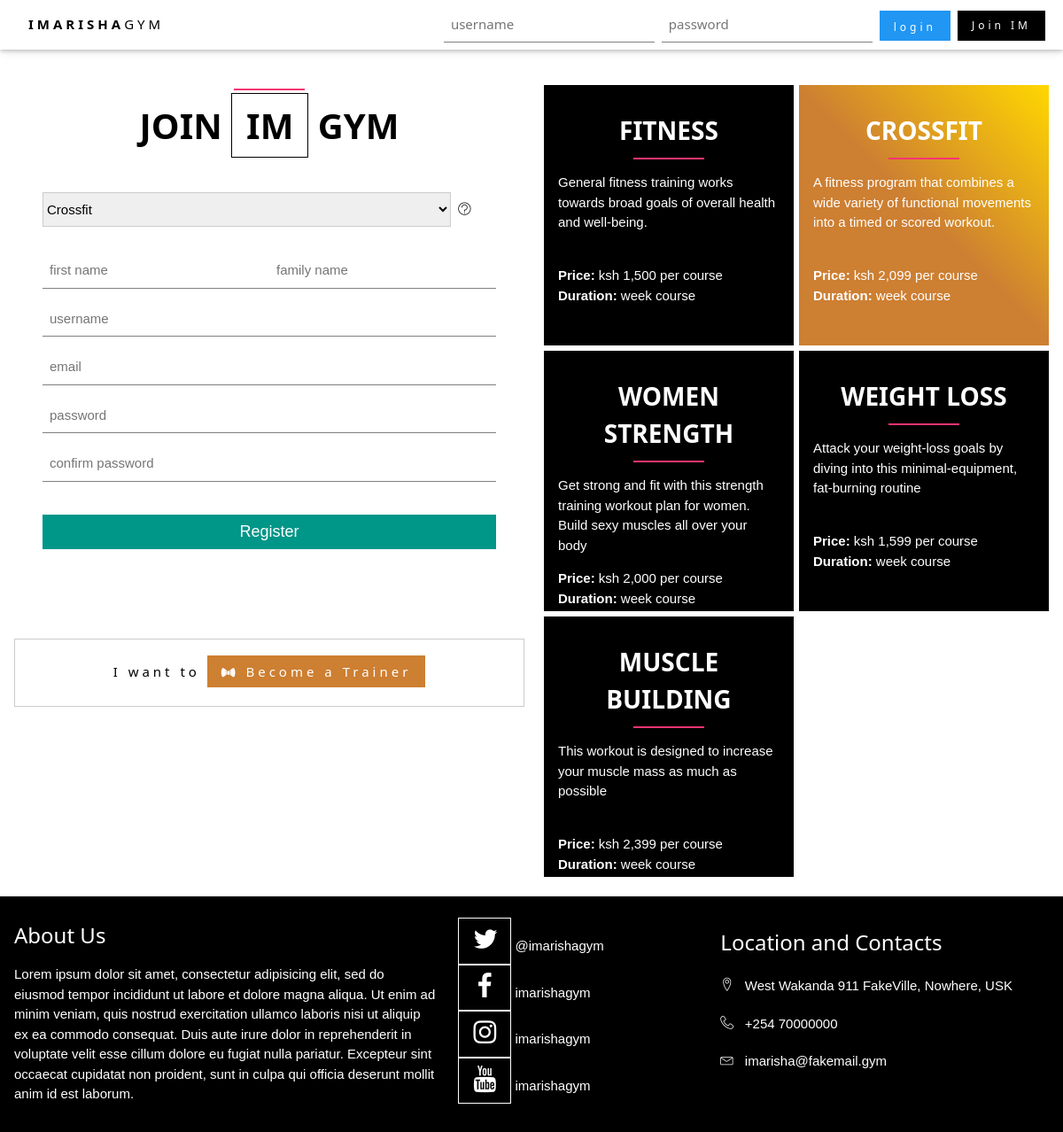
The page /member-signup.php?prog_id=5 on the database its author committed.
### tables this page shows
CREATE TABLE `programs` (
  `prog_id` int(11) NOT NULL,
  `prog_title` varchar(255) NOT NULL,
  `prog_price` int(11) NOT NULL,
  `prog_descr` text NOT NULL,
  `recommended_routine` text NOT NULL,
  `prog_pic` varchar(255) NOT NULL DEFAULT 'default_program.jpg'
);

### member-signup.php (called while the page is built, shortened)
<?php require 'includes/controllers/controller-member-signup.php'; ?>
<?php require 'includes/views/head.php'; ?>
<?php require 'includes/views/persistent-navbar-guest.php'; ?>
<?php require 'includes/views/content-member-signup.php'; ?>
<?php require 'includes/views/footer.php'; ?>

### includes/db/functions-db.php (called while the page is built, shortened)
<?php
function getPrograms($conn, $condition=1)
{
	$sql_select_prog = "
		SELECT *
	  FROM programs
		WHERE " . $condition;
	$result = mysqli_query($conn, $sql_select_prog);
	$programs_data = array();
	if ($result && mysqli_num_rows($result) > 0) {
	  while($row = mysqli_fetch_assoc($result)) {
	  	$programs_data[$row['prog_id']] = $row;
	  }
	}
	return $programs_data;
}
?>

### includes/controllers/controller-member-signup.php (called while the page is built, shortened)
<?php require 'includes/db/connectdb-imarisha.php'; ?>
<?php require 'includes/db/functions-db.php' ?>
<?php
$fname = isset($_POST['fname']) ? sanitize($_POST['fname']) : '';
$lname = isset($_POST['lname']) ? sanitize($_POST['lname']) : '';
$username = isset($_POST['username']) ? sanitize($_POST['username']) : '';
$email = isset($_POST['email']) ? $_POST['email'] : false;
$prog_id = isset($_POST['prog_id']) ? $_POST['prog_id'] : '';
$programs_data = getPrograms($conn);
?>

### includes/views/content-member-signup.php (the view, shortened to what this page needs)
<div class="w3-content w3-padding-16" id="member-signup-container">
	<section class="w3-row-padding">
		<article class="w3-col l6" id="signup-section" style="">
			<section id="member-signup" class="w3-panel w3-padding">
	      <h2 class="service-title w3-padding-12 w3-center">
	        Join <span class="w3-border w3-border-black w3-padding">IM</span> Gym
	      </h2>
				<form onsubmit='validate(); return false' class="w3-container w3-padding" method="POST" action="<?php echo htmlspecialchars($_SERVER['PHP_SELF']);?>" name="signup" id="signup-form">
					<p>
						<select class="prog-select w3-select w3-border" name="prog_id" id="prog-select" style="text-transform: capitalize;display: inline-block;width: 90%" required>
						  <?php foreach ($programs_data as $prog_id => $program): ?>
								<?php
									$preselected = (isset($_GET['prog_id']) && $prog_id == $_GET['prog_id'])
										|| (isset($_POST['prog_id']) && $prog_id == $_POST['prog_id'])
										? $prog_id : false;
								?>
						  	<option value="<?php echo $prog_id ?>" <?php if (isset($_POST['prog_id']) && $_POST['prog_id'] == $prog_id) echo 'selected' ?>>
						  		<?php echo $program['prog_title'] ?>
						  	</option>
						  <?php endforeach ?>
						</select>&nbsp;
						<a href="#<?php if( isset($preselected) && $preselected ) echo "prog" . $preselected ?>" id="prog-more" style="text-decoration: none;"><i class="lnr lnr-question-circle"></i></a>
					</p>
					<p>
						<p class='w3-half'>
							<input class="w3-input w3-validate" type="text" name="fname" placeholder="first name" id="fname" value="<?php echo $fname; ?>" required>
						</p>
						<p class='w3-half'>
							<input class="w3-input w3-validate" type="text" name="lname" placeholder="family name" id="lname" value="<?php echo $lname; ?>" required>
						</p>
					</p>
					<p>
						<input class="w3-input" type="text" name="username" placeholder="username" id="username" value="<?php if ($username && !$username_error) echo $username?>" required>
					</p>
					<p>
						<input class="w3-input" type="email" name="email" placeholder="email" id="email" value="<?php if ($email && !($invalid_email_error || $email_error)) echo $email ?>" required>
					</p>
					<p>
						<input class="w3-input" type="password" name="pass" placeholder="password" id="pass" oninput="validate_password()" required>
					</p>
					<p>
						<input class="w3-input" type="password" name="pass2" placeholder="confirm password" id="pass2" oninput="validate_password()" required>
					</p>
					<p>
					  <button type="submit" class="w3-btn-block w3-teal w3-large">Register</button>
					</p>
				</form>
			</section>
			<section id="trainer-signup" class="w3-card w3-center w3-padding w3-wide" style="margin-top: 70px;">
				<p class="w3-panel">
					I want to <a href="become-trainer.php" class=" w3-bronze w3-padding" style="text-decoration:none;"><i class="ion-bowtie" style="vertical-align: -2px;font-size: 1.2em"></i>&nbsp;Become a Trainer</a>
				</p>
			</section>
		</article>
		<article class="w3-col l6" id="program-descr" style="margin-top: 30px;">
			<section class="w3-row">
			<?php foreach ($programs_data as $prog_id => $program): ?>
				<?php
					$preselected = (isset($_GET['prog_id']) && $prog_id == $_GET['prog_id'])
						|| (isset($_POST['prog_id']) && $prog_id == $_POST['prog_id'])
				?>
				<div class="prog w3-col l6 w3-leftbar w3-bottombar w3-border-white w3-padding <?php echo $preselected ? 'selected_prog' : 'w3-black' ?> " id="prog<?php echo $prog_id ?>" style="height: 300px;">
					<h2 class="prog-title w3-padding-12 w3-center">
						<?php echo $program['prog_title'] ?>
					</h2>
					<p style="height: 90px;text-overflow: auto;"><?php echo $program['prog_descr'] ?></p>
					<p>
						<b>Price: </b> ksh <?php echo number_format($program['prog_price']) ?> per course <br>
						<b>Duration: </b> <?php echo $program['prog_duration'] ?> week course
					</p>
				</div>
			<?php endforeach ?>
			</section>
		</article>
	</section>
</div>

### public/stylesheets/style.css (style rules this page uses)
h2.prog-title { font-size: 28px; position: relative; text-transform: uppercase; font-weight: 700; }
h2.prog-title:after { width: 80px; height: 2px; background: #f73471; content: ""; position: absolute; bottom: 0; left: 50%; -webkit-transform: translateX(-50%); -ms-transform: translateX(-50%); transform: translateX(-50%); }
.service-title { font-size: 40px; position: relative; padding-top: 30px; text-transform: uppercase; font-weight: 800; }
.service-title:before { width: 80px; height: 2px; background: #f73471; content: ""; position: absolute; top: 0; left: 50%; -webkit-transform: translateX(-50%); -ms-transform: translateX(-50%); transform: translateX(-50%); }
.selected_prog { color: #fff; background: linear-gradient(45deg, #CD7F32 50%, #FFD700 100%); }
#member-signup-container { max-width: 1564px; margin-top: 50px; }

### rows shown on the page
programs: prog_title "FITNESS", prog_descr "General fitness training works towards broad goals of overall health and well-being.", prog_price "1,500"
programs: prog_title "CROSSFIT", prog_descr "A fitness program that combines a wide variety of functional movements into a timed or scored workout.", prog_price "2,099"
programs: prog_title "WOMEN STRENGTH", prog_descr "Get strong and fit with this strength training workout plan for women. Build sexy muscles all over your body", prog_price "2,000"
programs: prog_title "WEIGHT LOSS", prog_descr "Attack your weight-loss goals by diving into this minimal-equipment, fat-burning routine", prog_price "1,599"
programs: prog_title "MUSCLE BUILDING", prog_descr "This workout is designed to increase your muscle mass as much as possible", prog_price "2,399"

### other values the page prints
form field prog_id "crossfit"
